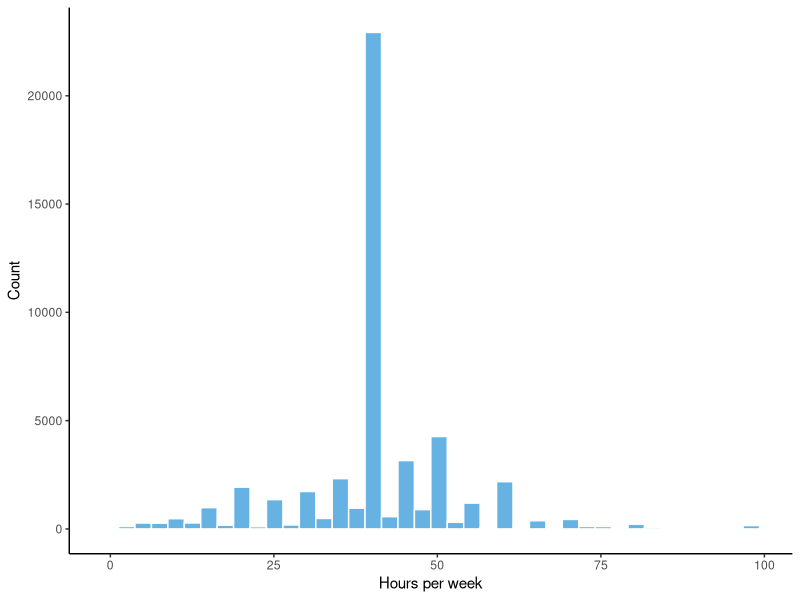
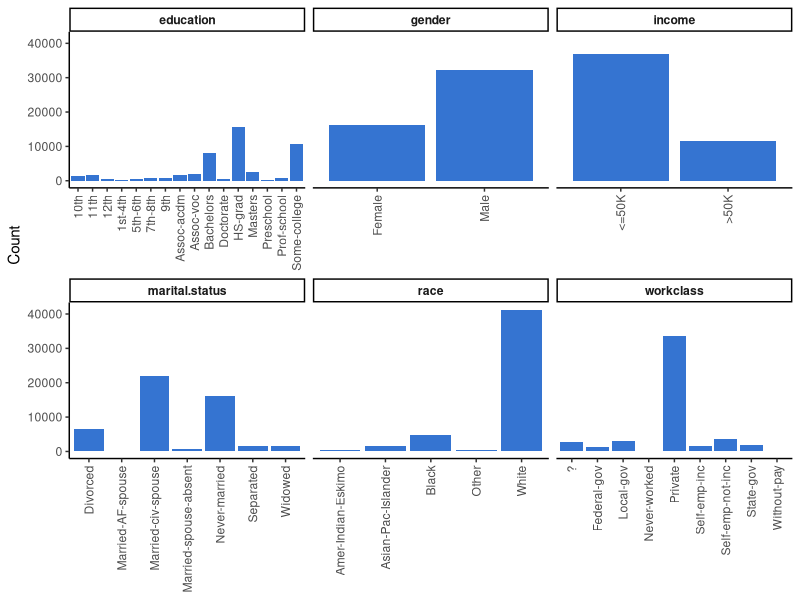
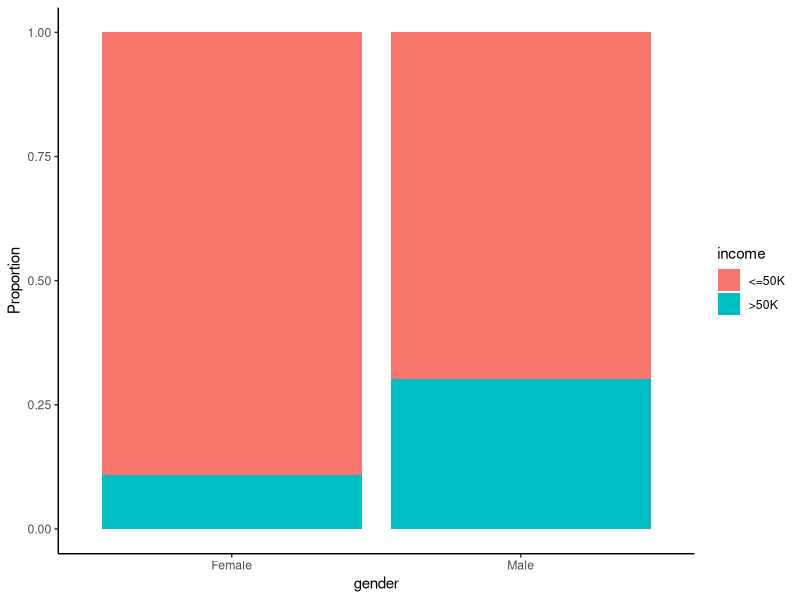
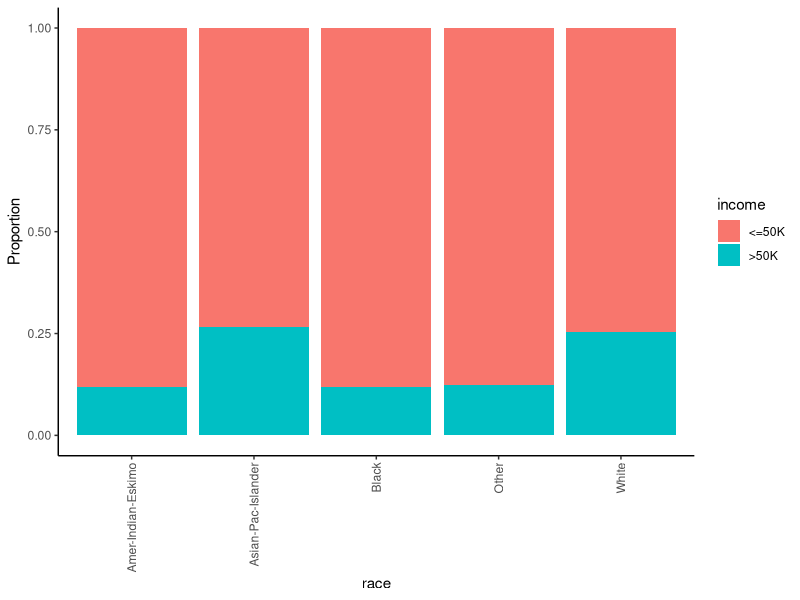
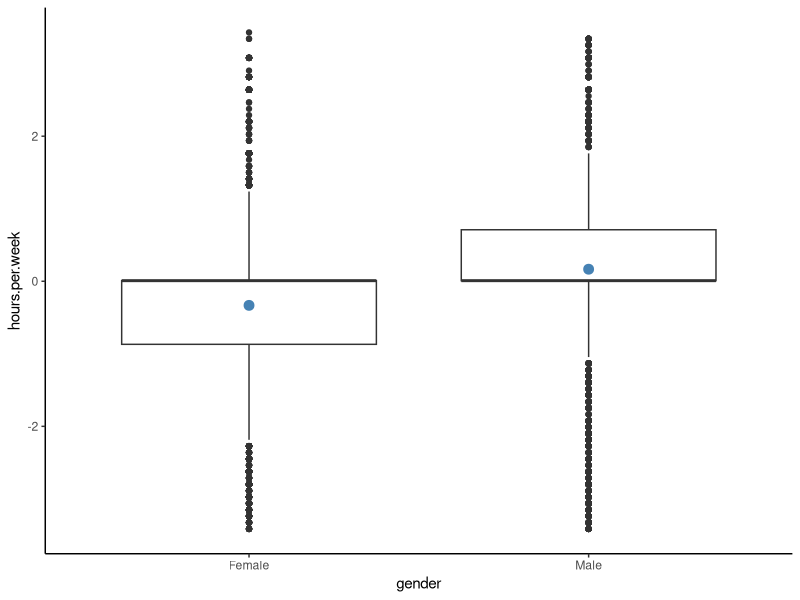
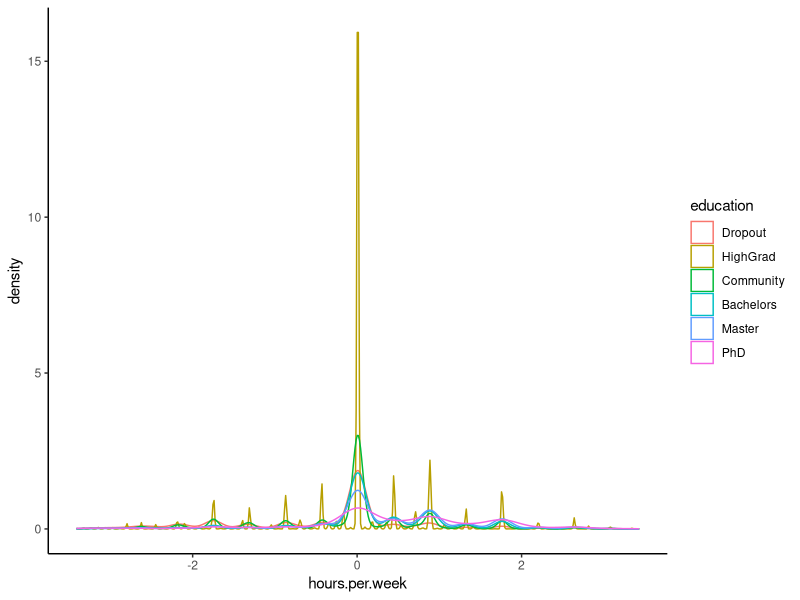
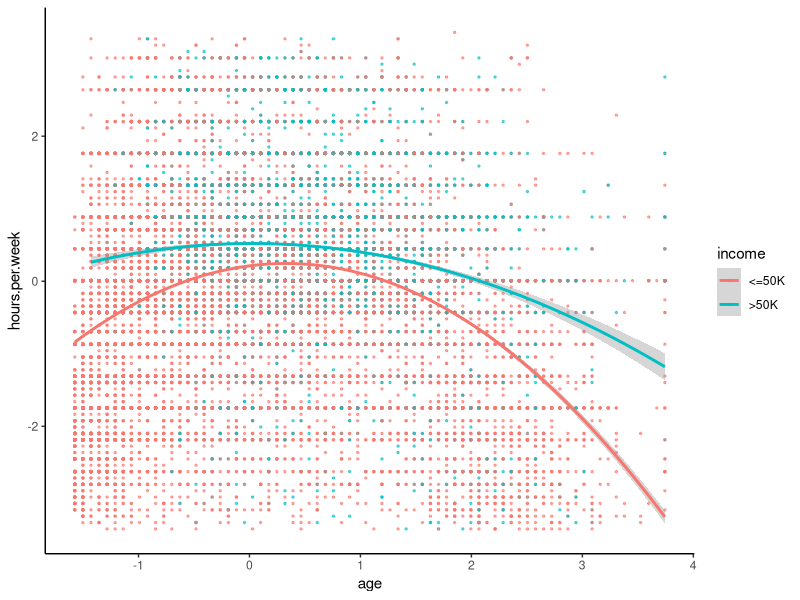
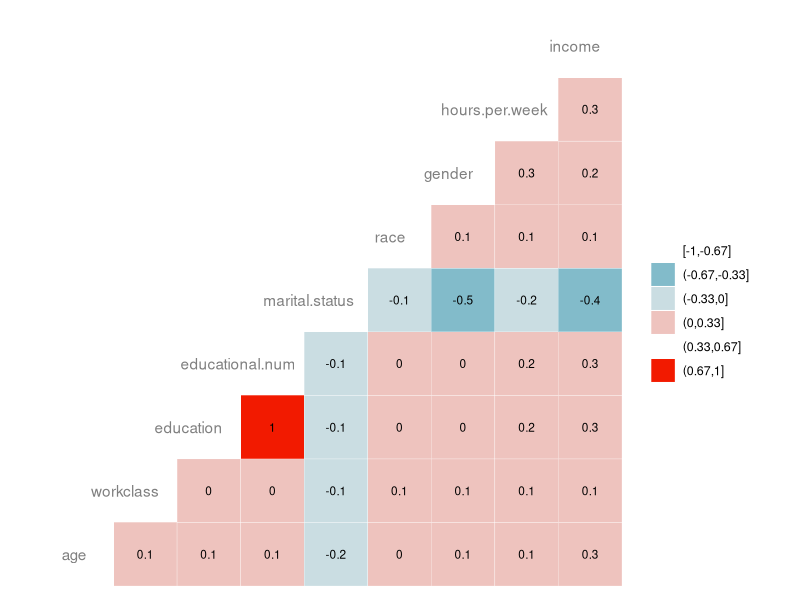

These figures' R source, in order:
## ---- chunk 1
knitr::opts_chunk$set(
  echo = TRUE,
  fig.align = "center",
  message = FALSE,
  warning = FALSE
)
## ---- chunk 2
library(dplyr)
library(readr)

data_adult <- read_csv(
  "raw_data/adult.csv",
  name_repair = "universal",
  show_col_types = FALSE
) |>
  # Make the import robust to possible "X"/"x" index columns
  select(-any_of(c("X", "x"))) |>
  mutate(across(where(is.character), as.factor))

glimpse(data_adult)
## ---- chunk 3
continuous <- data_adult |>
  select(where(is.numeric))

summary(continuous)
## ---- chunk 4
library(ggplot2)

ggplot(data_adult, aes(x = hours.per.week)) +
  geom_histogram(bins = 40, fill = "#4AA4DE", color = "white", alpha = 0.85) +
  labs(x = "Hours per week", y = "Count") +
  theme_classic()
## ---- chunk 5
top_1_percent <- quantile(data_adult$hours.per.week, 0.99, na.rm = TRUE)
top_1_percent
## ---- chunk 6
data_adult_drop <- data_adult |>
  filter(hours.per.week < top_1_percent)

dim(data_adult_drop)
## ---- chunk 7
data_adult_rescale <- data_adult_drop |>
  mutate(across(where(is.numeric), ~ as.numeric(scale(.x))))

glimpse(data_adult_rescale)
## ---- chunk 8
factor_df <- data_adult_rescale |>
  select(where(is.factor))

ncol(factor_df)
## ---- chunk 9
library(tidyr)

factor_long <- factor_df |>
  pivot_longer(cols = everything(), names_to = "variable", values_to = "level")

ggplot(factor_long, aes(x = level)) +
  geom_bar(fill = "#1F65CC", alpha = 0.9) +
  facet_wrap(~ variable, scales = "free_x") +
  theme_classic() +
  theme(
    axis.text.x = element_text(angle = 90, vjust = 0.5, hjust = 1),
    strip.text = element_text(face = "bold")
  ) +
  labs(x = NULL, y = "Count")
## ---- chunk 10
recast_data <- data_adult_rescale |>
  mutate(
    education = case_when(
      education %in% c("Preschool", "1st-4th", "5th-6th", "7th-8th", "9th",
                       "10th", "11th", "12th") ~ "Dropout",
      education == "HS-grad" ~ "HighGrad",
      education %in% c("Some-college", "Assoc-acdm", "Assoc-voc") ~ "Community",
      education == "Bachelors" ~ "Bachelors",
      education %in% c("Masters", "Prof-school") ~ "Master",
      education == "Doctorate" ~ "PhD",
      TRUE ~ as.character(education)
    ) |>
      factor(levels = c("Dropout", "HighGrad", "Community", "Bachelors", "Master", "PhD"))
  )
## ---- chunk 11
recast_data |>
  group_by(education) |>
  summarize(
    average_educ_year = mean(educational.num, na.rm = TRUE),
    count = n(),
    .groups = "drop"
  ) |>
  arrange(average_educ_year)
## ---- chunk 12
recast_data <- recast_data |>
  mutate(
    marital.status = case_when(
      marital.status %in% c("Never-married", "Married-spouse-absent") ~ "Not_married",
      marital.status %in% c("Married-AF-spouse", "Married-civ-spouse") ~ "Married",
      marital.status %in% c("Separated", "Divorced") ~ "Separated",
      marital.status == "Widowed" ~ "Widowed",
      TRUE ~ as.character(marital.status)
    ) |>
      factor()
  )

table(recast_data$marital.status)
## ---- chunk 13
ggplot(recast_data, aes(x = gender, fill = income)) +
  geom_bar(position = "fill") +
  theme_classic() +
  labs(y = "Proportion")
## ---- chunk 14
ggplot(recast_data, aes(x = race, fill = income)) +
  geom_bar(position = "fill") +
  theme_classic() +
  theme(axis.text.x = element_text(angle = 90, vjust = 0.5, hjust = 1)) +
  labs(y = "Proportion")
## ---- chunk 15
ggplot(recast_data, aes(x = gender, y = hours.per.week)) +
  geom_boxplot() +
  stat_summary(fun = mean, geom = "point", size = 3, color = "steelblue") +
  theme_classic()
## ---- chunk 16
ggplot(recast_data, aes(x = hours.per.week, color = education)) +
  geom_density(alpha = 0.25) +
  theme_classic()
## ---- chunk 17
anova_fit <- aov(hours.per.week ~ education, data = recast_data)
summary(anova_fit)
## ---- chunk 18
ggplot(recast_data, aes(x = age, y = hours.per.week, color = income)) +
  geom_point(size = 0.5, alpha = 0.6) +
  geom_smooth(method = "lm", formula = y ~ poly(x, 2), se = TRUE) +
  theme_classic()
## ---- chunk 19
library(GGally)

corr_df <- recast_data |>
  mutate(across(where(is.factor), ~ as.integer(.x)))

ggcorr(
  corr_df,
  method = c("pairwise", "spearman"),
  nbreaks = 6,
  hjust = 0.8,
  label = TRUE,
  label_size = 3,
  color = "grey50"
)
## ---- chunk 20
set.seed(1234)

n <- nrow(recast_data)
idx_train <- sample.int(n, size = floor(0.8 * n))

data_train <- recast_data[idx_train, ]
data_test  <- recast_data[-idx_train, ]

dim(data_train)
dim(data_test)
## ---- chunk 21
logit <- glm(income ~ ., data = data_train, family = binomial(link = "logit"))
summary(logit)
## ---- chunk 22
logit$aic
## ---- chunk 23
prob <- predict(logit, newdata = data_test, type = "response")

# Make predictions as factor with same levels as the truth
pred_class <- ifelse(prob > 0.5, ">50K", "<=50K") |>
  factor(levels = levels(data_test$income))

cm <- table(truth = data_test$income, estimate = pred_class)
cm
## ---- chunk 24
metrics_from_cm <- function(cm, positive = ">50K", negative = "<=50K") {
  tp <- cm[positive, positive]
  tn <- cm[negative, negative]
  fp <- cm[negative, positive]
  fn <- cm[positive, negative]

  accuracy  <- (tp + tn) / sum(cm)
  precision <- tp / (tp + fp)
  recall    <- tp / (tp + fn)
  f1        <- 2 * (precision * recall) / (precision + recall)

  c(accuracy = accuracy, precision = precision, recall = recall, f1 = f1)
}

metrics_from_cm(cm)
## ---- chunk 25
library(ROCR)

rocr_pred <- prediction(prob, data_test$income)
rocr_perf <- performance(rocr_pred, "tpr", "fpr")

plot(rocr_perf, colorize = TRUE, text.adj = c(-0.2, 1.7))
abline(a = 0, b = 1, lty = 2, col = "grey60")
## ---- chunk 26
logit_2 <- glm(
  income ~ . + age:hours.per.week + gender:hours.per.week,
  data = data_train,
  family = binomial(link = "logit")
)

anova(logit, logit_2, test = "Chisq")
## ---- chunk 27
prob_2 <- predict(logit_2, newdata = data_test, type = "response")

pred_class_2 <- ifelse(prob_2 > 0.5, ">50K", "<=50K") |>
  factor(levels = levels(data_test$income))

cm_2 <- table(truth = data_test$income, estimate = pred_class_2)
cm_2

metrics_from_cm(cm_2)
